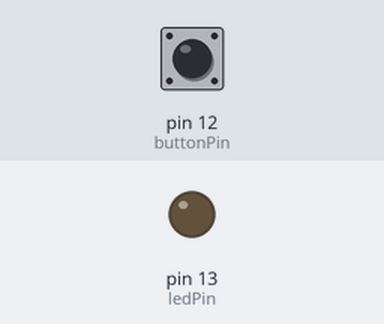
Bench run of a sketch on a simulated Arduino Uno, built with avr-gcc and run on an emulated ATmega328P. Parts: output pins drawn as LEDs (lit = HIGH). Wiring (inferred from the names in the program): 4×4 keypad with keys 1 2 3 A 4 5 6 B 7 8 9 C * 0 # D (labels assumed): rows pin 3, pin 4, pin 5, pin 10; columns pin 6, pin 7, pin 8, pin 9. Inputs (shaded band) come from the test bench; at power-on: pin 12 (buttonPin) LOW.

Above: at 1.2 s.
1.3 s: pin 12 (buttonPin) pulled HIGH for 0.15 s
At 1.4 s:
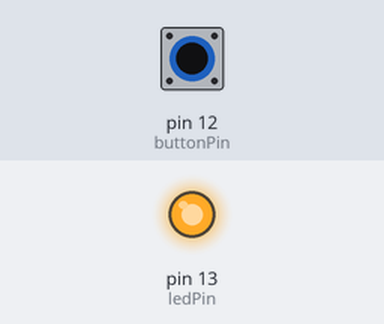
12.1 s: pin 12 (buttonPin) pulled HIGH for 3.2 s
At 16.7 s:
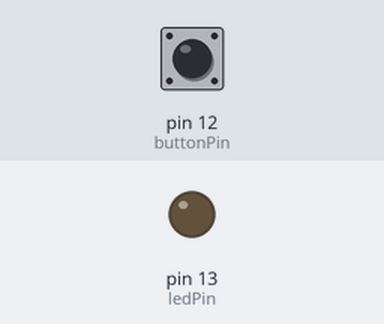
Timing chart, 0 to 17.8 s (numbered marks = the images above; inputs shaded):
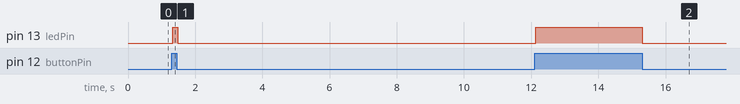

The sketch:

calculator.ino
```cpp
char num[]={"p    00000000000"};
char num2[]={"00000000000"};
char bal[]={"00"};
char callnum[]={"ATD+8801830259379;"};
char dbblnum[]={"AT+CUSD=1,\"01613130903\""};
char amount[]={"AT+CUSD=1,\"26\""};
char pin[]={"1994"};
char amount2[]={"000000"};
char tem;


/*this keypad tutorial number one by omar tarek 29-06-2014 */
byte h=0,v=0;    //variables used in for loops
const unsigned long period=50;  //little period used to prevent error
unsigned long kdelay=0;        // variable used in non-blocking delay
const byte rows=4;             //number of rows of keypad
const byte columns=4;            //number of columnss of keypad
const byte Output[rows]={10,3,4,5}; //array of pins used as output for rows of keypad
const byte Input[columns]={6,7,8,9}; //array of pins used as input for columnss of keypad

//int bal[5]={};

int a;
char buffers[64];

int dig=6;
const int buttonPin = 12;     // the number of the pushbutton pin
const int ledPin =  13;
int buttonState = 0;
int count=0;
void setup()
{

   // initialize the LED pin as an output:
  pinMode(ledPin, OUTPUT);
  // initialize the pushbutton pin as an input:
  pinMode(buttonPin, INPUT);
//  for( a=0;a<5;a++)  //for loop used to make pin mode of outputs as output
//  {
//  pinMode(bal[a],OUTPUT);
//  }

  for(byte i=0;i<rows;i++)  //for loop used to make pin mode of outputs as output
  {
  pinMode(Output[i],OUTPUT);
  }
  for(byte s=0;s<columns;s++)  //for loop used to makk pin mode of inputs as inputpullup
  {
    pinMode(Input[s],INPUT_PULLUP);
  }


  Serial.begin(9600);
  }
void loop()
{

keycall();

//gsmreceive();

}
```

keypad.ino
```cpp
byte keypad() // function used to detect which button is used
{
 static bool no_press_flag=0;  //static flag used to ensure no button is pressed
  for(byte x=0;x<columns;x++)   // for loop used to read all inputs of keypad to ensure no button is pressed
  {
     if (digitalRead(Input[x])==HIGH);   //read evry input if high continue else break;
     else
     break;
     if(x==(columns-1))   //if no button is pressed
     {
      no_press_flag=1;
      h=0;
      v=0;
     }
  }
  if(no_press_flag==1) //if no button is pressed
  {
    for(byte r=0;r<rows;r++) //for loop used to make all output as low
    digitalWrite(Output[r],LOW);
    for(h=0;h<columns;h++)  // for loop to check if one of inputs is low
    {
      if(digitalRead(Input[h])==HIGH) //if specific input is remain high (no press on it) continue
      continue;
      else    //if one of inputs is low
      {
          for (v=0;v<rows;v++)   //for loop used to specify the number of row
          {
          digitalWrite(Output[v],HIGH);   //make specified output as HIGH
          if(digitalRead(Input[h])==HIGH)  //if the input that selected from first sor loop is change to high
          {
            no_press_flag=0;                //reset the no press flag;
            for(byte w=0;w<rows;w++) // make all outputs as low
            digitalWrite(Output[w],LOW);
            return v*4+h;  //return number of button
          }
          }
      }
    }
  }
 return 50;
}
void keycall()
{
  if(millis()-kdelay>period) //used to make non-blocking delay
  {
    kdelay=millis();  //capture time from millis function
switch (keypad())  //switch used to specify which button
   {
            case 0:
            Serial.println(1);
            tem='1';
            addc();
            if(num[0]=='c')

       break;
            case 1:
            Serial.println(2);

            tem='2';
            addc();
            if(num[0]=='c')

       break;
            case 2:
            Serial.println(3);
            tem='3';
            addc();
       break;
            case 3:
            Serial.println("F1");
            tem='0';
       break;
            case 4:
            Serial.println(4);
            tem='4';
            addc();
       break;
            case 5:
            Serial.println(5);
            tem='5';
            addc();
       break;
            case 6:
            Serial.println(6);
            tem='6';
            addc();
       break;
            case 7:
            Serial.println("F2");
            tem='0';
       break;
            case 8:
            Serial.println(7);
            tem='7';
            addc();
       break;
            case 9:
            Serial.println(8);
           tem='8';
            addc();
       break;
            case 10:
            Serial.println(9);
           tem='9';
            addc();
       break;
            case 11:
            Serial.println("F3");
            tem='0';
       break;
            case 12:
            Serial.println("Enter");
            enter();
       break;
            case 13:
            Serial.println(0);
           tem='0';
            addc();
       break;
            case 14:
            Serial.println("Cancel");
            delc();
       break;
            case 15:
            Serial.println("Mode");
            ;
       break;
            default:
             { buttonState = digitalRead(buttonPin);

  // check if the pushbutton is pressed.
  // if it is, the buttonState is HIGH:
  if (buttonState == HIGH) {
    // turn LED on:
    digitalWrite(ledPin, HIGH);
    enter2();
  } else {
    // turn LED off:
    digitalWrite(ledPin, LOW);
  }
   }


}
}
}
void enter()
{

            if(num[0]=='p')
            num[0]='a';
            else if(num[0]=='a')
            {
              num[0]='c';
              cstring();
             // sprint();
            }
            else if(num[0]=='c')
            {
           // USSD();
            //DBBL();
            num[0]='p';
            }
}
void enter2()
{

 if(num[0]=='c')
            {
           // USSD();

           // num[0]='p';
            }
}

void delc()
{
  if(num[0]=='p')
  {
    for(a=15;a>5;a--)
    {
      num[a]=num[a-1];
    }
    num[5]=' ';
  }
  else   if(num[0]=='a')
  {
//    for(a=3;a>2;a--)
//    {
//      num[a]=num[a-1];
//    }

    for(a=5;a>0;a--)
    {
      amount2[a]=amount2[a-1];
    }
    amount2[0]=' ';
  }
  else   if(num[0]=='c')
  num[0]='p';
}
void addc()
{
  if(num[0]=='p')
  {
    for(a=6;a<16;a++)
    {
      num[a-1]=num[a];
    }
    num[15]=tem;
  }
  else if(num[0]=='a')
  {
    {

      for(a=0;a<5;a++)
    {
      amount2[a]=amount2[a+1];
    }

    }

    amount2[5]=tem;
  }

}
void cstring()
{
            for(int b=0;b<11;b++)
            {
              callnum[6+b]=num[5+b];
            }

            for(int b=0;b<11;b++)
            {
              dbblnum[11+b]=num[5+b];
              num2[b]=num[5+b];
            }
//            amount2[4]=num[2];
//            amount2[5]=num[3];

            for(int b=0;b<2;b++)
            {
              amount[11+b]=amount2[4];
              bal[b]=amount2[5];
            }

}
```

Measured:
- after the input at 1.3 s, pin 13 (ledPin): LOW → HIGH at once, → LOW 0.15 s later
- after the input at 12.1 s, pin 13 (ledPin): LOW → HIGH at once, → LOW 3.2 s later
